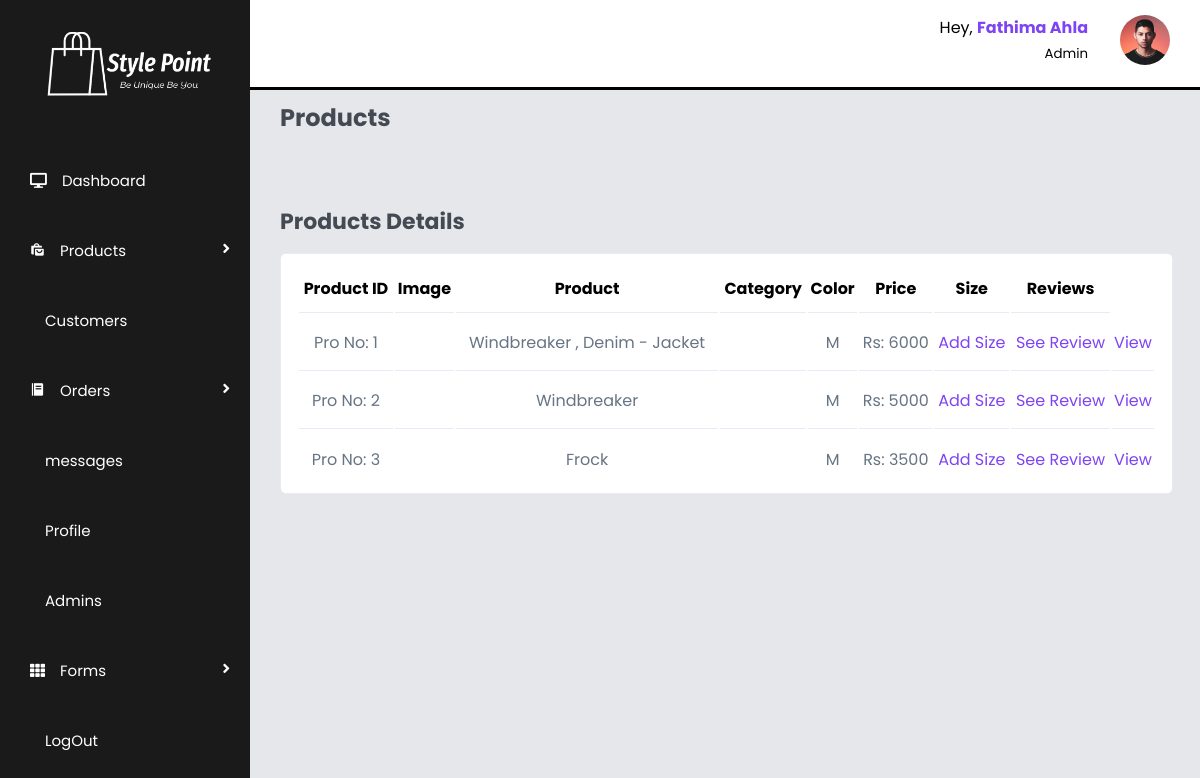
/admin/products.php (signed in), run on an earlier commit of the app's database.
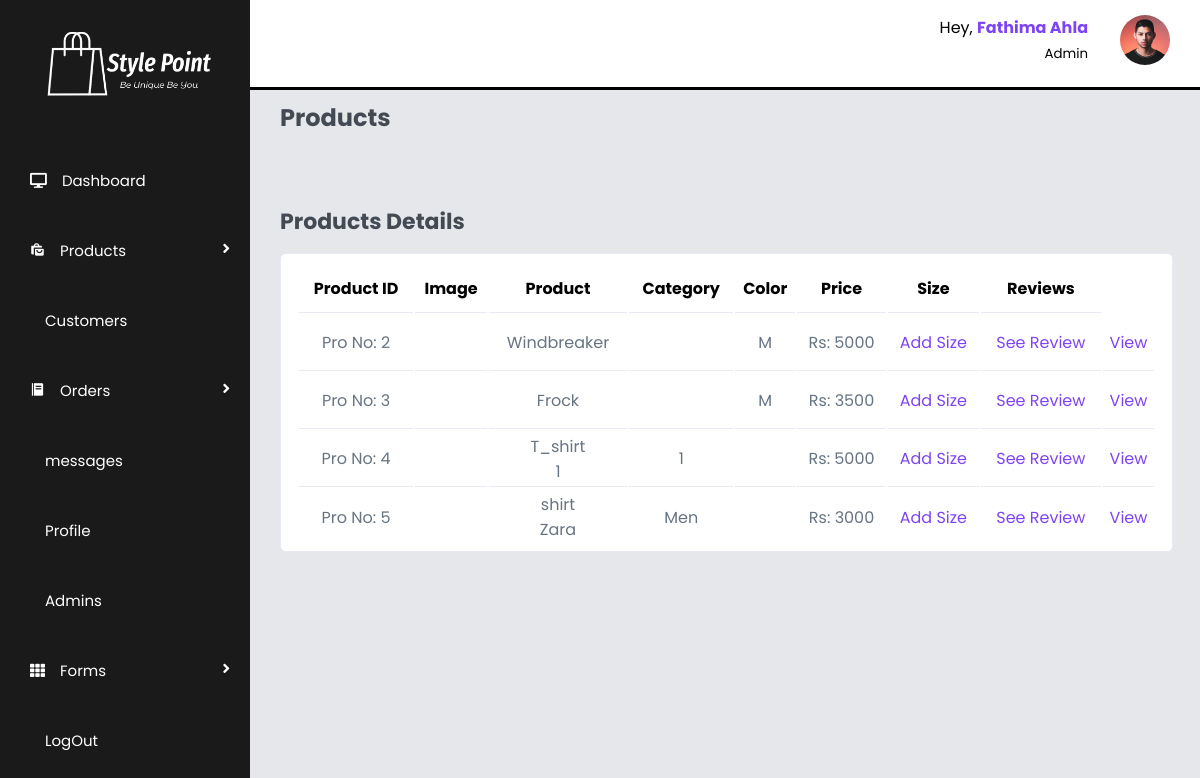
And on a later commit of the database.
### tables this page shows
CREATE TABLE `products` (
  `pro_ID` int(100) NOT NULL,
  `pro_Name` varchar(100) NOT NULL,
  `pro_number` varchar(100) NOT NULL,
  `category` varchar(100) NOT NULL,
  `brand_name` varchar(100) NOT NULL,
  `price` int(100) NOT NULL,
  `dis_Price` int(100) NOT NULL,
  `dis_Percentage` int(100) NOT NULL,
  `color` varchar(100) NOT NULL,
  `size` varchar(100) NOT NULL,
  `description` varchar(100) NOT NULL,
  `img_1` varchar(100) NOT NULL,
  `img_2` varchar(100) NOT NULL,
  `img_3` varchar(100) NOT NULL,
  `img_4` varchar(100) NOT NULL
);

### admin/products.php (the view, shortened to what this page needs)
<?php
include '../components/connect.php';
?>
<!DOCTYPE html>
<html lang="en">
    <head>
        <link rel="stylesheet" href="https://cdn.jsdelivr.net/npm/swiper@9/swiper-bundle.min.css"/>
        <link rel="stylesheet" href="../css/admin_style.css">
        <link href="https://cdn.jsdelivr.net/npm/remixicon@3.2.0/fonts/remixicon.css" rel="stylesheet">
        <link href='https://unpkg.com/boxicons@2.1.4/css/boxicons.min.css' rel='stylesheet'>
        <link rel="stylesheet" href="https://cdnjs.cloudflare.com/ajax/libs/font-awesome/5.15.1/css/all.min.css">
    </head>
    <body>
        <?php include '../components/admin_menu.php';?>
        <section id="interface">
            <?php include '../components/admin_nav.php';?>
                <h3 class="main_heading">Products</h3>
                    <div class="product__tabs">
                        <div class="product__tabs-content  active__tab">
                            <h3 class="heading">Products Details</h3>
                                <div class="show__product-details">
                                    <table>
                                        <thead>
                                            <tr>
                                                <th>Product ID</th>
                                                <th>Image</th>
                                                <th>Product</th>
                                                <th>Category</th>
                                                <th>Color</th>
                                                <th>Price</th>
                                                <th>Size</th>
                                                <th>Reviews</th>
                                            </tr>
                                        </thead>
                                        <tbody>
                                            <?php
                                                $show__products = $conn->prepare("SELECT * FROM `products`");
                                                $show__products->execute();
                                                if($show__products->rowCount() > 0){
                                                    while($fetch_products = $show__products->fetch(PDO::FETCH_ASSOC)){
                                            ?>
                                            <tr>
                                                <td>
                                                    Pro No: <?= $fetch_products['pro_ID']; ?>
                                                </td>
                                                <td>
                                                </td>
                                                <td>
                                                    <?= $fetch_products['pro_Name']; ?> <br><?= $fetch_products['brand_name']; ?>
                                                </td>
                                                <td>
                                                <?= $fetch_products['category']; ?>
                                                </td>
                                                <td>
                                                    <?= $fetch_products['color']; ?>
                                                </td>
                                                <td>
                                                    Rs: <?= $fetch_products['price']; ?>
                                                </td>
                                                <td>
                                                    <a href="add_size.php?pro_id=<?= $fetch_products['pro_ID'];?>" class="pro_view"><i class="ri-pencil-fill"></i>Add Size</a>
                                                </td>
                                                <td>
                                                    <a href="manage_review.php?pro_id=<?= $fetch_products['pro_ID'];?>" class="pro_view">See Review</a>
                                                </td>
                                                <td>
                                                    <a href="product_details.php?pro_id=<?= $fetch_products['pro_ID'];?>" class="pro_view">View</a>
                                                </td>
                                            </tr>
                                            <?php
                                                }
                                            }else{
                                                echo '<p class="empty"> No Products Added Yet!</p>';
                                            }
                                            ?>
                                        </tbody>
                                    </table>
                                </div>
                        </div>
                    </div>
        </section>
    </body>
</html>

### components/admin_menu.php (shortened to what this page needs)
<body>
<div class="menu-btn">
</div>
<div class="side-bar">
 <header>
     <div class="close-btn">
         <i class="fas fa-times"></i>
     </div>
     <a href="dashboard.php">
        <img src="../images/admin-logo.png" class="logo" alt="">
      </a>
 </header>
     <div class="menu">
         <div class="item"><a href="dashboard.php"><i class="fas fa-desktop"></i>Dashboard</a></div>
         <div class="item">
             <a class="sub-btn"><i class='bx bxs-shopping-bags'></i>Products<i class="fas fa-angle-right dropdown"></i></a>
         </div>
         <div class="item"><a href="manage_users.php"><i class="ri-user-line"></i></i>Customers</a></div>
         <div class="item">
             <a class="sub-btn"><i class='bx bxs-food-menu'></i>Orders<i class="fas fa-angle-right dropdown"></i></a>
         </div>
         <div class="item"><a href="manage_messages.php"><i class="ri-message-2-line"></i>messages</a></div>
         <div class="item"><a href="admin_profile.php"><i class="ri-profile-line"></i>Profile</a></div>
         <div class="item"><a href="admin_accounts.php"><i class="ri-admin-line"></i>Admins</a></div>
         <div class="item">
             <a class="sub-btn"><i class="fas fa-th"></i>Forms<i class="fas fa-angle-right dropdown"></i></a>
         </div>
         <div class="item"><a href="../components/admin_logout.php"><i class="ri-logout-circle-r-line"></i>LogOut</a></div>
         </div>
     </div>
</body>

### components/admin_nav.php (shortened to what this page needs)
<div class="navigation">
    <div class="top">
        <?php
            $admin_id = $_SESSION['admin_id'];
            $select_profile = $conn->prepare("SELECT * FROM `admin` WHERE admin_ID = ?");
            $select_profile->execute([$admin_id]);
            if($select_profile->rowCount() > 0){
                $fetch_profile = $select_profile->fetch(PDO::FETCH_ASSOC);
        ?>
        <div class="profile">
            <div class="info">
                <p>Hey, <b><?= $fetch_profile['admin_Name']; ?></b></p>
                <small class="text-muted">Admin</small>
            </div>
        </div>
        <div class="profile-photo">
            <img src="../uploaded_img/<?= $fetch_profile['image']; ?>">
        </div>
        <?php
            }
        ?>
    </div>
</div>

### css/admin_style.css (style rules this page uses)
:root { --main-color: hsl(260, 88%, 61%); --color-primary: #7380ec; --color-danger: #ff7782; --color-success: #41f1b6; --color-warning: #ffbb55; --color-white: #fff; --color-info-dark: #7d8da1; --color-info-light: #dce1eb; --color-dark: #363949; --color-light: rgba(132, 139, 200, 0.18); --color-primary-variant: #111e88; --color-dark-variant: #677483; --color-background: #f6f6f9; --card-border-radius: 2rem; --border-radius-1: 0.4rem; --border-radius-2: 0.8rem; --border-radius-3: 1.2rem; --card-padding: 1.8rem; --padding: 1.2rem; --box-shadow: 0 2rem 3rem var(--color-light); --container-color: #fff; --first-color: hsl(var(--hue), 88%, 58%); --title-color: hsl(250, 8%, 15%); --first-color-alt: hsl(var(--hue), 88%, 58%); --small-font-size: 1rem; --h3-font-size: 1.25rem; --font-medium: 500; --mb-1: 1rem; --z-fixed: 100; }
* { margin: 0; padding: 0; box-sizing: border-box; font-family: 'Poppins',sans-serif; }
body { width: 100%; min-height: 100vh; background: #E5E7EB; position: relative; display: flex; background-size: cover; background-position: center; }
.side-bar { background: #1b1a1b; backdrop-filter: blur(15px); width: 250px; height: 100vh; position: fixed; top: 0; left: -250px; overflow-y: auto; transition: 0.6s ease; transition-property: left; }
.side-bar { left: 0; }
.side-bar .menu { width: 100%; margin-top: 30px; }
.side-bar .menu .item { position: relative; cursor: pointer; }
.side-bar .menu .item a { color: #fff; font-size: 15px; text-decoration: none; display: block; padding: 5px 30px; line-height: 60px; }
.side-bar .menu .item i { margin-right: 15px; }
.side-bar .menu .item a .dropdown { position: absolute; right: 0; margin: 20px; transition: 0.3s ease; }
.close-btn { position: absolute; color: #1b1a1b; font-size: 23px; right: 0px; margin: 15px; cursor: pointer; }
.menu-btn { position: absolute; color: rgb(0, 0, 0); font-size: 35px; margin: 25px; cursor: pointer; }
.logo { width: 180px; margin: 25px 15px 8px 40px; }
header { background: #1b1a1b; }
#interface { width: calc(100% - 250px); margin-left: 250px; position: relative; }
#interface .navigation { display: flex; align-items: center; justify-content: space-between; background: #fff; padding: 15px 30px; border-bottom: 3px solid black; position: fixed; width: calc(100% - 250px); }
#interface .navigation .top { display: flex; justify-content: end; gap: 2rem; }
#interface .top .profile { display: flex; gap: 2rem; text-align: right; }
#interface .top .profile .info b { color: var(--main-color); }
#interface .top img { width: 50px; height: auto; border-radius: 50%; }
.main_heading { color: #444a53; padding: 30px 30px 0 30px; font-size: 24px; font-weight: 700; margin-top: 70px; }
.heading { color: #444a53; padding: 0 30px 0 30px; font-size: 22px; font-weight: 700; margin-top: 70px; }
.show__product-details { width: 94%; margin: 15px 0 30px 30px; overflow: auto; background: #fff; border-radius: 8px; }
.show__product-details table { width: 100%; padding: 4px 16px; text-align: center; box-shadow: var(--box-shadow); transition: all 300ms ease; border: 1px solid var(--color-light); }
.show__product-details table thead tr th { border-bottom: 1px solid var(--color-light); padding: 1rem 0 .7rem 0; height: 2.8rem; }
.show__product-details table tr td { height: 3.5rem; border-bottom: 1px solid var(--color-light); color: var(--color-dark-variant); }
.show__product-details table tbody tr:last-child td { border: none; }
.pro_view { text-decoration: none; color: var(--main-color); }

What changed in the data, as far as the page shows it:
removed products: pro_ID "1", pro_Name "Windbreaker , Denim - Jacket", color "M", price "6000"
added products: pro_ID "4", pro_Name "T_shirt", brand_name "1", category "1", price "5000"
added products: pro_ID "5", pro_Name "shirt", brand_name "Zara", category "Men", price "3000"
